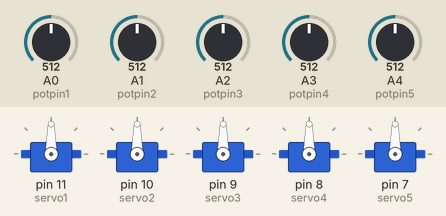
Simulated run of this sketch. Board: Arduino Uno, built with avr-gcc and run on an emulated ATmega328P. On the bench: 5 × servo. The test bench sets the inputs (shaded band); at power-on: A0 (potpin1) = 512, A1 (potpin2) = 512, A2 (potpin3) = 512, A3 (potpin4) = 512, A4 (potpin5) = 512.

Above: at 1.2 s.
1.3 s: A0 (potpin1) set to 716
At 1.7 s:
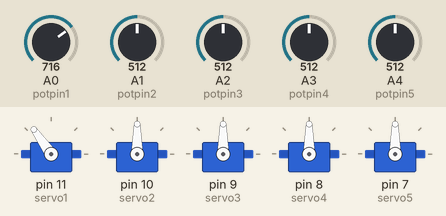
2.8 s: A1 (potpin2) set to 716
At 3.9 s:
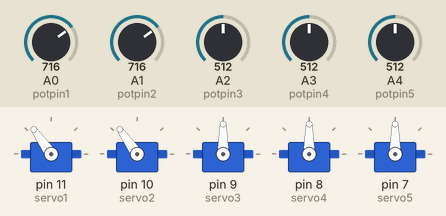
4.3 s: A2 (potpin3) set to 716
At 5.2 s:
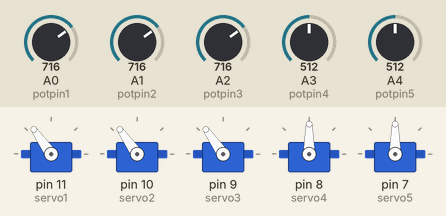
5.8 s: A3 (potpin4) set to 716
At 6.2 s:
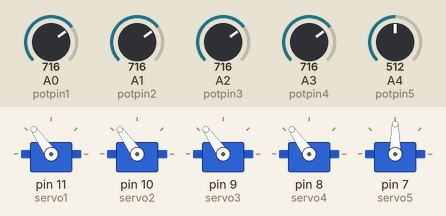
7.3 s: A4 (potpin5) set to 716
At 8.5 s:
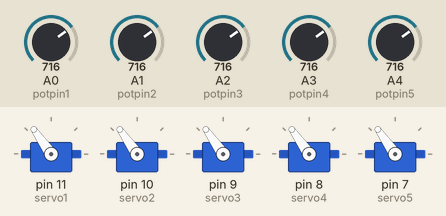
8.8 s: A0 (potpin1) set to 992
At 9.7 s:
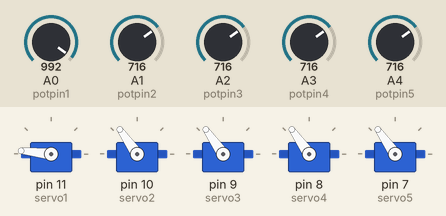
Timing chart, 0 to 11.3 s (numbered marks = the images above; inputs shaded):
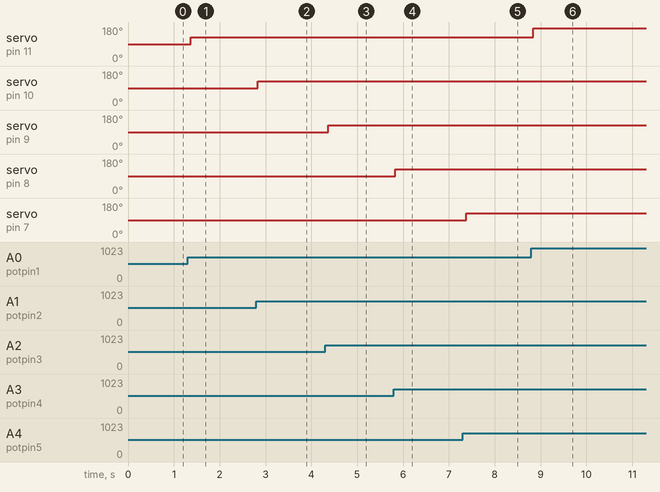

The sketch:

Robot_arm.ino
```cpp
#include <Servo.h>
Servo servo1;
Servo servo2;
Servo servo3;
Servo servo4;
Servo servo5;

int potpin1 = 0;
int potpin2 = 1;
int potpin3 = 2;
int potpin4 = 3;
int potpin5 = 4;

int vall;
int val2;
int val3;
int val4;
int val5;

void setup() {
  servo1.attach(11);
  servo2.attach(10);
  servo3.attach(9);
  servo4.attach(8);
  servo5.attach(7);
}

void loop() {
  vall = analogRead(potpin1);
  vall = map(vall, 0, 1023, 0, 180);
  servo1.write(vall);
  delay(15);

  val2 = analogRead(potpin2);
  val2 = map(val2, 0, 1023, 0, 180);
  servo2.write(val2);
  delay(15);

  val3 = analogRead(potpin3);
  val3 = map(val3, 0, 1023, 0, 180);
  servo3.write(val3);
  delay(15);

  val4 = analogRead(potpin4);
  val4 = map(val4, 0, 1023, 0, 180);
  servo4.write(val4);
  delay(15);

  val5 = analogRead(potpin5);
  val5 = map(val5, 0, 1023, 0, 180);
  servo5.write(val5);
  delay(15);
}
```

Measured:
- after the input at 1.3 s, servo on pin 11 (servo1): 90° → 125° after 0.07 s
- after the input at 2.8 s, servo on pin 10 (servo2): 90° → 125° at once
- after the input at 4.3 s, servo on pin 9 (servo3): 90° → 125° after 0.07 s
- after the input at 5.8 s, servo on pin 8 (servo4): 90° → 125° at once
- after the input at 7.3 s, servo on pin 7 (servo5): 90° → 125° after 0.07 s
- after the input at 8.8 s, servo on pin 11 (servo1): 125° → 174° at once
